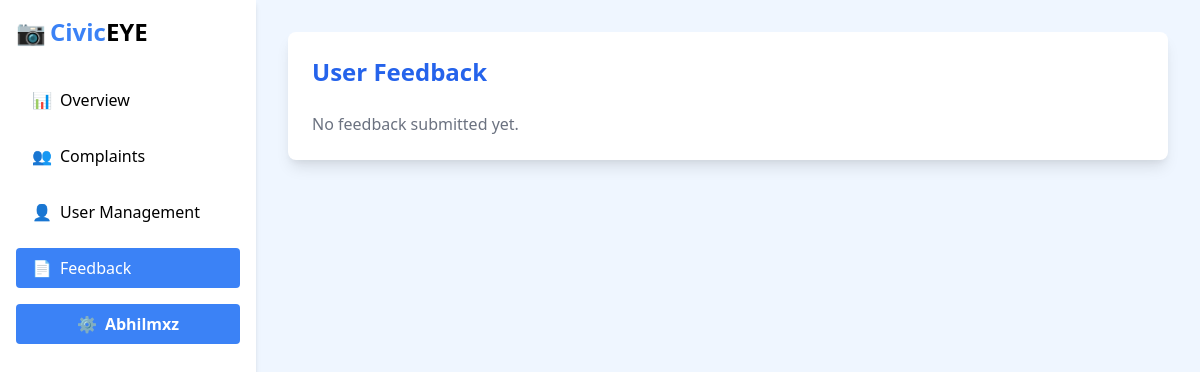
The app's page /adminpanel/feedback/ (signed in), older data.
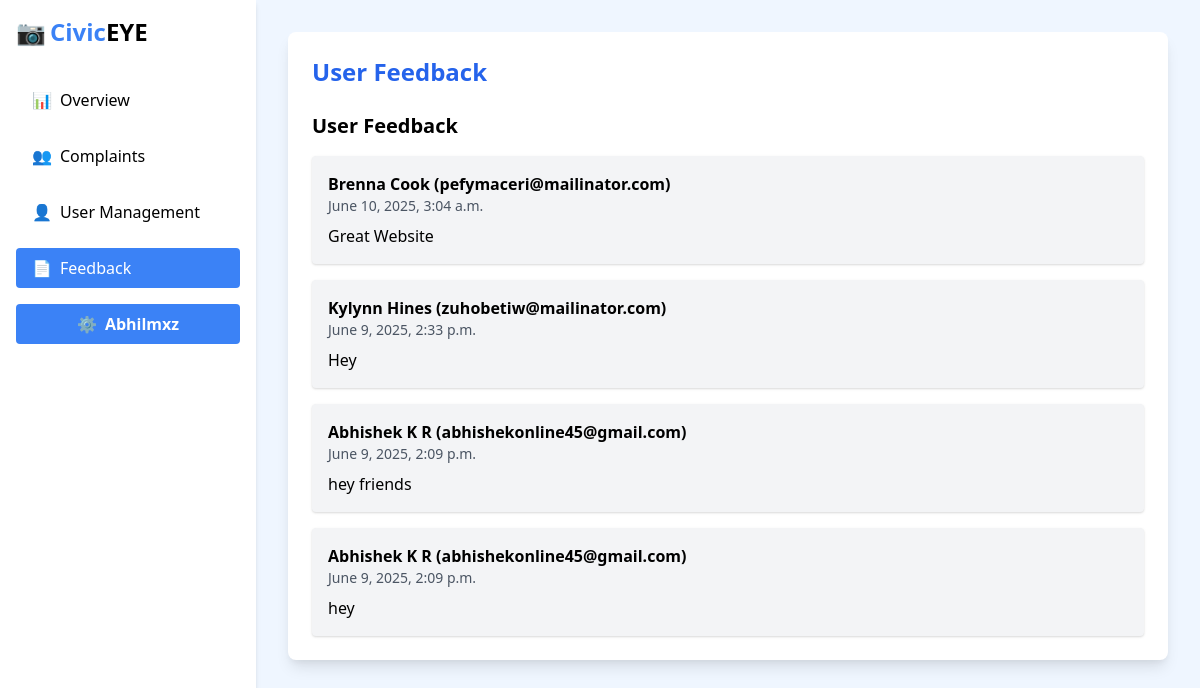
The same page, newer data.
### VCRA/models.py (models this page shows, shortened)
class Feedback(models.Model):
    name = models.CharField(max_length=100)
    email = models.EmailField()
    message = models.TextField()
    created_at = models.DateTimeField(auto_now_add=True)

### VCRA/views.py (the view)
# urls.py: path('adminpanel/feedback/', views.feedback_admin_view, name='feedback'),
@login_required
def feedback_admin_view(request):
    if not request.user.is_staff:
        return HttpResponseForbidden("You do not have permission to view this page.")
    feedback_entries = Feedback.objects.order_by('-created_at')
    return render(request, 'feedback.html', {'feedback_entries': feedback_entries})

### VCRA/templates/feedback.html (shortened to what this page needs)
<!DOCTYPE html>
<html lang="en">
<head>
  <link href="https://cdn.jsdelivr.net/npm/tailwindcss@2.2.19/dist/tailwind.min.css" rel="stylesheet">
</head>
<body class="bg-blue-50 min-h-screen font-sans">
  <div class="flex min-h-screen">
    <aside class="w-64 bg-white shadow-md p-4 space-y-4">
      <div class="flex items-center space-x-1 mb-8">
          <span class="text-2xl">📷</span>
          <h1 class="text-2xl font-bold text-blue-500">Civic<span class="text-black">EYE</span></h1>
        </div>
      <nav class="space-y-4">
        <a href="{% url 'adminover' %}" class="text-black px-4 py-2 rounded flex items-center space-x-2 font-medium">
          <span>📊</span><span>Overview</span>
        </a>
        <a href="{% url 'admin_comp' %}" class="flex items-center space-x-2 px-4 py-2 text-black font-medium">
          <span>👥</span><span>Complaints</span>
        </a>
        <a href="{% url 'user_manage' %}" class="flex items-center space-x-2 px-4 py-2 text-black font-medium">
          <span>👤</span><span>User Management</span>
        </a>
        <a href="{% url 'feedback' %}" class="bg-blue-500 text-white px-4 py-2 rounded flex items-center space-x-2 font-medium">
          <span>📄</span><span>Feedback</span>
        </a>
      </nav>
      <button class="bg-blue-500 text-white flex items-center justify-center space-x-2 py-2 rounded font-semibold w-full">
        <span>⚙️</span> <span>{{ request.user.username }}</span>
      </button>
    </aside>
<main class="flex-1 p-8 overflow-y-auto">
  <div class="bg-white shadow-lg rounded-lg p-6">
    <h2 class="text-2xl font-bold text-blue-600 mb-6">User Feedback</h2>
    {% if feedback_entries %}
  <h2 class="text-xl font-bold mb-4">User Feedback</h2>
  <div class="space-y-4">
    {% for feedback in feedback_entries %}
      <div class="bg-gray-100 p-4 rounded shadow">
        <p class="font-semibold">{{ feedback.name }} ({{ feedback.email }})</p>
        <p class="text-gray-600 text-sm">{{ feedback.created_at }}</p>
        <p class="mt-2">{{ feedback.message }}</p>
      </div>
    {% endfor %}
  </div>
{% else %}
  <p class="text-gray-500">No feedback submitted yet.</p>
{% endif %}
  </div>
</main>
  </div>
</body>
</html>

Row changes from the older to the newer data that the page shows:
added Feedback: name "Brenna Cook", email "pefymaceri@mailinator.com", created_at "June 10, 2025, 3:04 a.m.", message "Great Website"
added Feedback: name "Kylynn Hines", email "zuhobetiw@mailinator.com", created_at "June 9, 2025, 2:33 p.m.", message "Hey"
added Feedback: name "Abhishek K R", email "abhishekonline45@gmail.com", created_at "June 9, 2025, 2:09 p.m.", message "hey friends"
added Feedback: name "Abhishek K R", email "abhishekonline45@gmail.com", created_at "June 9, 2025, 2:09 p.m.", message "hey"
Text that changed along with them:
text no longer shown: "No feedback submitted yet."
text now shown: "User Feedback"
